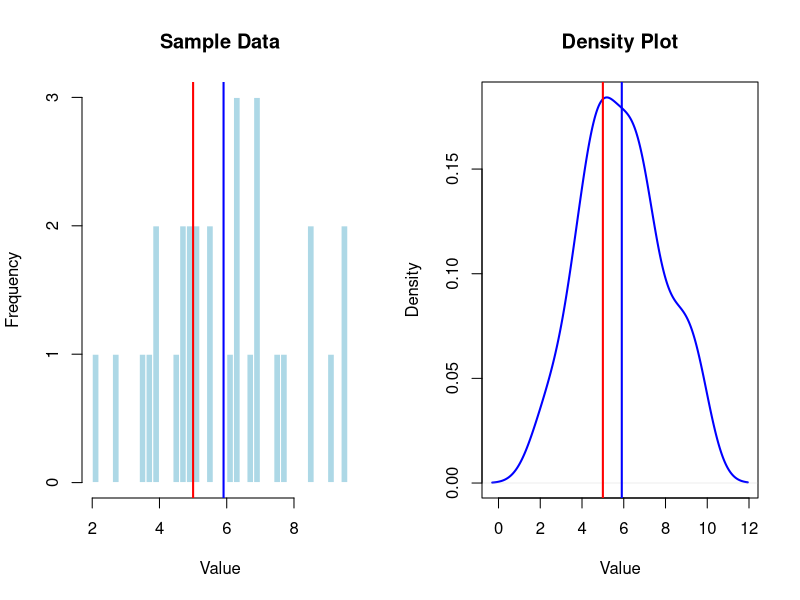

Write the R code that produced this figure.
# Lab 11: Simulate Decision-Making Processes Using Hypothesis Testing

# Parameters
mu0 <- 5              # Null hypothesis mean
mu1 <- 6              # True population mean
sigma <- 2            # Population standard deviation
n <- 30                # Sample size
alpha <- 0.05          # Significance level

# Generate sample data
set.seed(123)          # Ensure reproducibility
sample_data <- rnorm(n, mean = mu1, sd = sigma)  # Generate random sample

# Perform one-sample t-test
t_test_result <- t.test(sample_data, mu = mu0, alternative = "greater")

# Decision
if (t_test_result$p.value < alpha) {
  decision <- "Reject H0"              # Significant evidence against H0
} else {
  decision <- "Fail to reject H0"      # Not enough evidence against H0
}

# Output
print(paste("Test Statistic:", t_test_result$statistic))  # Display test statistic
print(paste("P-value:", t_test_result$p.value))            # Display p-value
print(paste("Decision:", decision))                        # Display final decision

# Graphical Output
par(mfrow = c(1, 2))  # Display two plots side by side

# Histogram of Sample Data
hist(sample_data,
     breaks = 30,
     col = "lightblue",
     main = "Sample Data",
     xlab = "Value",
     border = "white")

abline(v = mu0, col = "red", lwd = 2)              # Null hypothesis mean
abline(v = mean(sample_data), col = "blue", lwd = 2)  # Sample mean

# Density Plot
plot(density(sample_data),
     col = "blue",
     lwd = 2,
     main = "Density Plot",
     xlab = "Value")

abline(v = mu0, col = "red", lwd = 2)  # Null hypothesis mean
abline(v = mean(sample_data), col = "blue", lwd = 2)  # Sample mean









# ----------lab---------
# Name of the experiment: Simulate decision-making processes using Hypothesis testing.

#  Theory:\
#  The lab demonstrates the use of hypothesis testing to simulate decision-making processes. It tests the hypothesis about the population mean by comparing the sample mean against hypothesized value.

#  Objective:\
#  • To simulate a decision-making process using hypothesis testing.\
#  • To perform a one-sample t-test and interpret the result.\
#  • To visualize the data using a histogram and density plot.

#  Pseudocode:

#  1. Define parameters:\
#     • Null hypothesis mean (mu0), true population mean (mu1), standard deviation (sigma), sample size (n), significance level (alpha)
# 2. Generate sample data based on the true population mean.
# 3. Perform a t-test to compare the sample mean with the null hypothesis mean (mu0)
# 4. Make a decision based on the p-value:\
#     • If the p-value \< alpha, reject H0 (null hypothesis)\
#     • Otherwise, fail to reject H0
# 5. Output the test statistic, p value and decision.
# 6. Plot the histogram and density plot to visualize the critical region.
